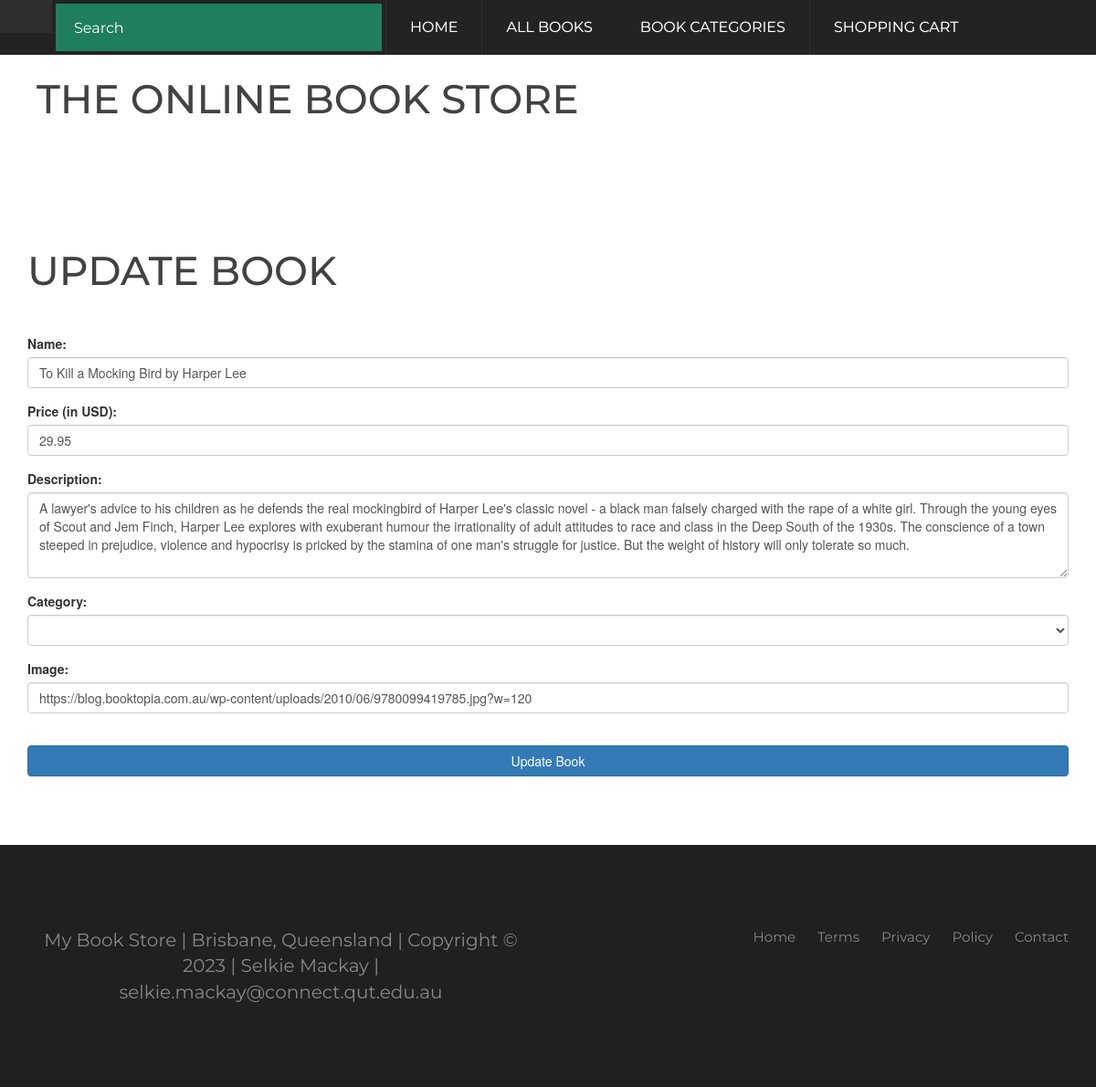
/updateBook?book_id=1, run on the app's committed database.
### website/models.py (models this page shows)
class Book(db.Model):
    id = db.Column(db.Integer, primary_key=True)
    name = db.Column(db.String(150))
    price = db.Column(db.Integer)
    description = db.Column(db.String(150))
    image = db.Column(db.String(150))
    quantity = db.Column(db.Integer, default=0)
    category = db.Column(db.String(150))

### website/views.py (the view, shortened to what this page needs)
@views.route("/updateBook", methods=['GET', 'POST'])
def updateBook():
    book_id = request.args.get('book_id')
    book = Book.query.filter_by(id=book_id).first()
    return render_template("update_book.html", book=book)

### website/templates/update_book.html (shortened to what this page needs)
{% extends 'layout.html' %} {% block content %}
<div class="container">
  <h1>Update Book</h1>
  <form method="POST">
    <div class="form-group">
      <label for="name">Name:</label>
      <input
        type="text"
        class="form-control"
        id="name"
        name="name"
        required
        value="{{book.name}}"
      />
    </div>
    <div class="form-group">
      <label for="price">Price (in USD):</label>
      <input
        type="text"
        class="form-control"
        id="price"
        name="price"
        required
        value="{{book.price}}"
      />
    </div>
    <div class="form-group">
      <label for="description">Description:</label>
      <textarea
        rows="4"
        class="form-control"
        id="description"
        name="description"
        required
      >
{{book.description}}</textarea
      >
    </div>
    <div class="form-group">
      <label for="category">Category:</label>
      <select class="form-control" id="category" name="category" required>
        <option value="" selected disabled></option>
        <option value="fiction">Fiction</option>
      </select>
    </div>
    <div class="form-group">
      <label for="image">Image:</label>
      <input
        type="text"
        class="form-control"
        id="image"
        name="image"
        required
        value="{{book.image}}"
      />
    </div>
    <br />
    <button type="submit" class="btn btn-primary" style="width: 100%">
      Update Book
    </button>
  </form>
</div>
{% endblock content %}

### website/templates/layout.html (shortened to what this page needs)
<!DOCTYPE html>
<html>
  <head>
    <link
      rel="stylesheet"
      href="https://maxcdn.bootstrapcdn.com/bootstrap/3.4.1/css/bootstrap.min.css"
    />
    <link rel="stylesheet" href="https://cdn.jsdelivr.net/npm/bootstrap-icons@1.3.0/font/bootstrap-icons.css">
    <link
      rel="stylesheet"
      type="text/css"
      href="{{url_for('static',filename='/styles/main.css')}}"
    />
  </head>
  <body>
     <ul class="nav">
        <li id="settings">
            <a href="index.html"><img src="https://cdn-icons-png.flaticon.com/512/4/4259.png" width="120%"
                    height="120%" /></a>
        </li>
        <li id="search">
            <form action="" method="get">
                <input type="text" name="search_text" id="search_text" placeholder="Search" />
                <input type="button" name="search_button" id="search_button"></a>
            </form>
        </li>
        <li>
            <a href='/'>HOME</a>
        </li>
        <li>
            <a href="/newBooks">ALL BOOKS</a>
        </li>
        <li id="options">
            <a href="/newBooks">BOOK CATEGORIES</a>
          </li>
        <li>
            <a href="/shoppingCart">SHOPPING CART</a>
        </li>
    </ul>
    <h1 style="margin-left: 40px;">The Online Book Store</h1>
    {% block content %}{% endblock content %}
  </body>
  <footer>
    {% block footer %}
    <div class="copyright-area">
      <div class="container">
        <div class="row">
          <div class="col-xl-6 col-lg-6 text-center text-lg-left">
            <div class="copyright-text">
              <p>
                My Book Store | Brisbane, Queensland | Copyright &copy; 2023 |
                Selkie Mackay | selkie.mackay@connect.qut.edu.au
              </p>
            </div>
          </div>
          <div class="col-xl-6 col-lg-6 d-none d-lg-block text-right">
            <div class="footer-menu">
              <ul>
                <li><a href="#">Home</a></li>
                <li><a href="#">Terms</a></li>
                <li><a href="#">Privacy</a></li>
                <li><a href="#">Policy</a></li>
                <li><a href="#">Contact</a></li>
              </ul>
            </div>
          </div>
        </div>
      </div>
    </div>
    {% endblock footer %}
  </footer>
</html>

### website/static/styles/main.css (style rules this page uses)
h1 { position: relative; margin-bottom: 45px; font-family: Montserrat; font-size: 44px; text-transform: uppercase; color: #424242; }
.nav { background: #232323; height: 60px; width: 100%; display: inline-block; }
.nav li { float: left; list-style-type: none; position: relative; }
.nav li a { font-size: 16px; color: white; display: block; line-height: 60px; padding: 0 26px; text-decoration: none; border-left: 1px solid #2e2e2e; font-family: Montserrat, sans-serif; text-shadow: 0 0 1px rgba(255, 255, 255, 0.5); }
a { text-decoration: none; color: white; }
#settings a { padding: 18px; height: 24px; font-size: 10px; line-height: 24px; }
#search { width: 357px; margin: 4px; }
#search_text { width: 297px; padding: 15px 0 15px 20px; font-size: 16px; font-family: Montserrat, sans-serif; border: 0 none; height: 52px; margin-right: 0; color: white; outline: none; background: #1f7f5c; float: left; box-sizing: border-box; transition: all 0.15s; }
#search_button { border: 0 none; background: #1f7f5c url(search.png) center no-repeat; width: 60px; float: left; padding: 0; text-align: center; height: 52px; cursor: pointer; }
#options a { border-left: 0 none; }
a { background-image: url(triangle.png); background-position: 85% center; background-repeat: no-repeat; padding-right: 42px; }
.container { padding: 75px 0; margin: 0 auto; width: 1140px; }
.copyright-area { background: #202020; padding: 15px 0; }
.copyright-text p { margin: 0; font-size: 20px; font-family: montserrat; text-align: center; color: #878787; }
.footer-menu li { display: inline-block; margin-left: 20px; }
.footer-menu li a { font-size: 15px; font-family: montserrat; color: #878787; }

### data on the page
Book: name "To Kill a Mocking Bird by Harper Lee", price "29.95", description "A lawyer's advice to his children as he defends the real mockingbird of Harper Lee's classic novel - a black man falsely charged with the rape of a white girl. Through the young eyes of Scout and Jem Finch, Harper Lee explores with exuberant humour the irrationality of adult attitudes to race and class in the Deep South of the 1930s. The conscience of a town steeped in prejudice, violence and hypocrisy is pricked by the stamina of one man's struggle for justice. But the weight of history will only tolerate so much.", image "https://blog.booktopia.com.au/wp-content/uploads/2010/06/9780099419785.jpg?w=120"
